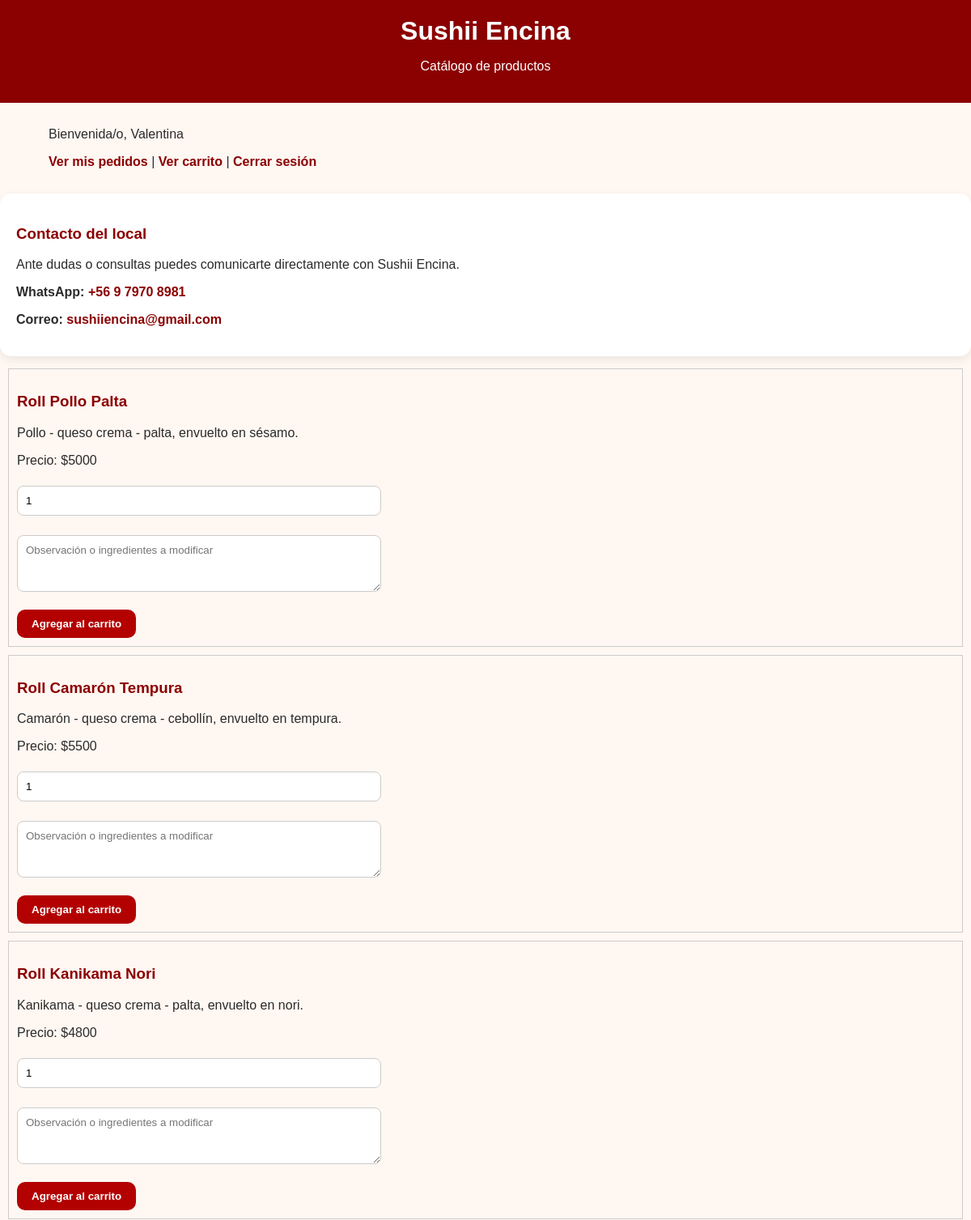
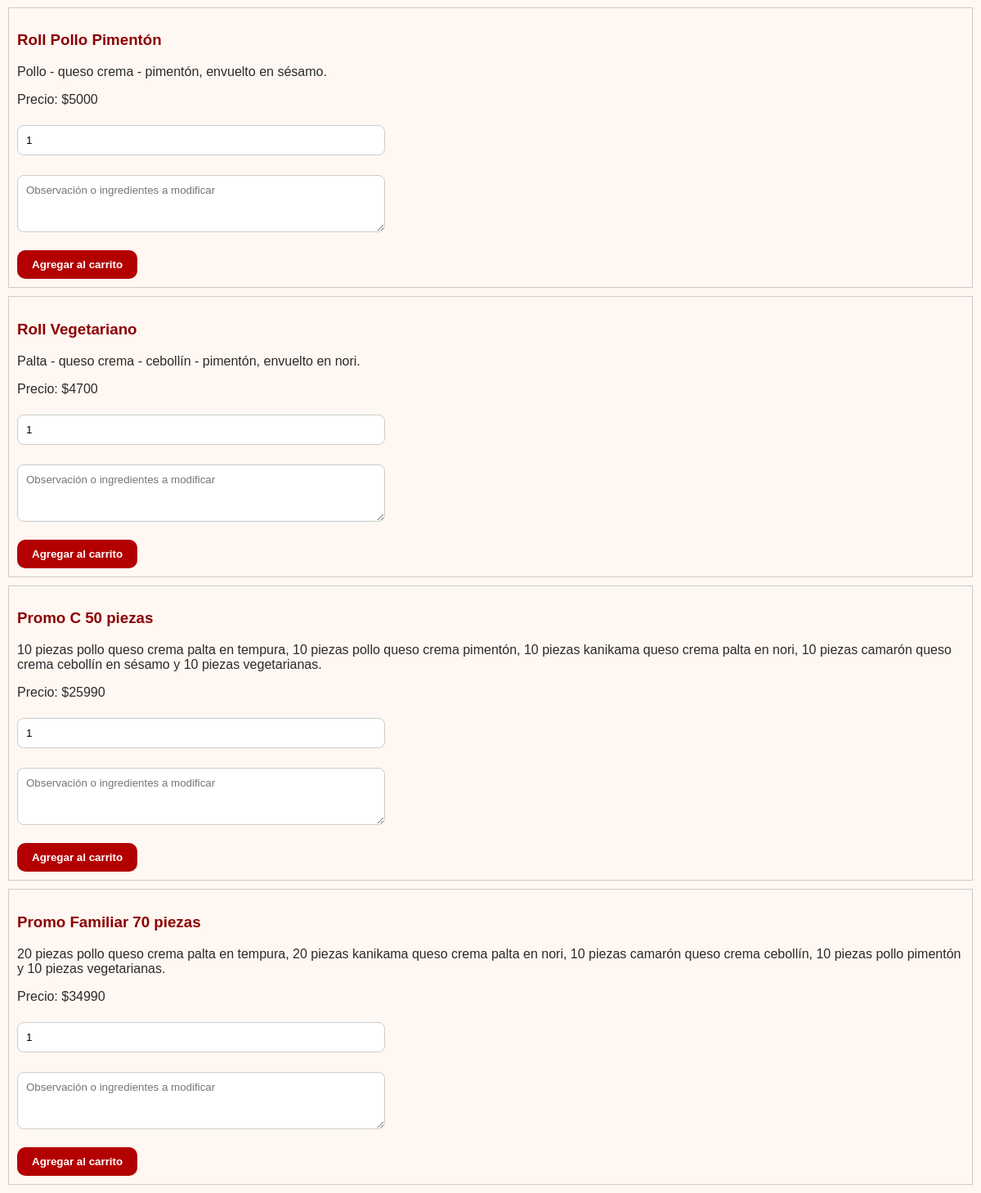
/catalogo.php (signed in), run on the app's committed database (2 pictures, top to bottom).
### tables this page shows
CREATE TABLE `productos` (
  `id_producto` int(11) NOT NULL,
  `id_categoria` int(11) NOT NULL,
  `nombre_producto` varchar(100) NOT NULL,
  `descripcion` text DEFAULT NULL,
  `precio` int(11) NOT NULL,
  `estado` tinyint(1) DEFAULT 1
);

### catalogo.php (the view, shortened to what this page needs)
<?php
include("config/conexion.php");
$sql = "SELECT * FROM productos WHERE estado = 1";
$resultado = $conexion->query($sql);
?>
<!DOCTYPE html>
<html lang="es">
<head>
    <link rel="stylesheet" href="css/style.css">
</head>
<body>
      <div class="header">
        <h1>Sushii Encina</h1>
        <p>Catálogo de productos</p>
    </div>
    <div class="container">
        <p>Bienvenida/o, <?php echo $_SESSION["nombre"]; ?></p>
        <a href="mis_pedidos.php">Ver mis pedidos</a> |
        <a href="carrito.php">Ver carrito</a> |
        <a href="logout.php">Cerrar sesión</a>
    </div>
    <div class="card">
        <h3>Contacto del local</h3>
        <p>Ante dudas o consultas puedes comunicarte directamente con Sushii Encina.</p>
        <p><strong>WhatsApp:</strong> <a href="https://wa.me/56979708981" target="_blank">+56 9 7970 8981</a></p>
        <p><strong>Correo:</strong> <a href="mailto:sushiiencina@gmail.com">sushiiencina@gmail.com</a></p>
    </div>
    <?php while ($producto = $resultado->fetch_assoc()) { ?>
        <div style="border:1px solid #ccc; padding:10px; margin:10px;">
            <h3><?php echo $producto["nombre_producto"]; ?></h3>
            <p><?php echo $producto["descripcion"]; ?></p>
            <p>Precio: $<?php echo $producto["precio"]; ?></p>
            <form method="POST" action="carrito.php">
                <input type="number" name="cantidad" value="1" min="1">
                <br><br>
                <textarea name="observacion" placeholder="Observación o ingredientes a modificar"></textarea>
                <br><br>
                <button type="submit">Agregar al carrito</button>
            </form>
        </div>
    <?php } ?>
</body>
</html>

### css/style.css (style rules this page uses)
* { box-sizing: border-box; font-family: Arial, sans-serif; }
body { margin: 0; background: #fff7f2; color: #2b2b2b; }
h1, h2, h3 { color: #8b0000; }
a { color: #8b0000; text-decoration: none; font-weight: bold; }
.container { width: 90%; max-width: 1100px; margin: 30px auto; }
.card { background: #ffffff; border-radius: 14px; padding: 20px; margin: 15px 0; box-shadow: 0 4px 12px rgba(0,0,0,0.08); }
.btn, button { background: #b30000; color: white; border: none; padding: 10px 18px; border-radius: 10px; cursor: pointer; font-weight: bold; }
input, select, textarea { width: 100%; max-width: 450px; padding: 10px; margin-top: 6px; border: 1px solid #ccc; border-radius: 8px; }
textarea { min-height: 70px; }
.header { background: #8b0000; color: white; padding: 20px; text-align: center; }
.header h1 { color: white; margin: 0; }

### data on the page
productos: nombre_producto "Roll Pollo Palta", descripcion "Pollo - queso crema - palta, envuelto en sésamo.", precio "5000"
productos: nombre_producto "Roll Camarón Tempura", descripcion "Camarón - queso crema - cebollín, envuelto en tempura.", precio "5500"
productos: nombre_producto "Roll Kanikama Nori", descripcion "Kanikama - queso crema - palta, envuelto en nori.", precio "4800"
productos: nombre_producto "Roll Pollo Pimentón", descripcion "Pollo - queso crema - pimentón, envuelto en sésamo.", precio "5000"
productos: nombre_producto "Roll Vegetariano", descripcion "Palta - queso crema - cebollín - pimentón, envuelto en nori.", precio "4700"
productos: nombre_producto "Promo C 50 piezas", descripcion "10 piezas pollo queso crema palta en tempura, 10 piezas pollo queso crema pimentón, 10 piezas kanikama queso crema palta en nori, 10 piezas camarón queso crema cebollín en sésamo y 10 piezas vegetarianas.", precio "25990"
productos: nombre_producto "Promo Familiar 70 piezas", descripcion "20 piezas pollo queso crema palta en tempura, 20 piezas kanikama queso crema palta en nori, 10 piezas camarón queso crema cebollín, 10 piezas pollo pimentón y 10 piezas vegetarianas.", precio "34990"

### other printed values
$_SESSION["nombre"] "Valentina"
